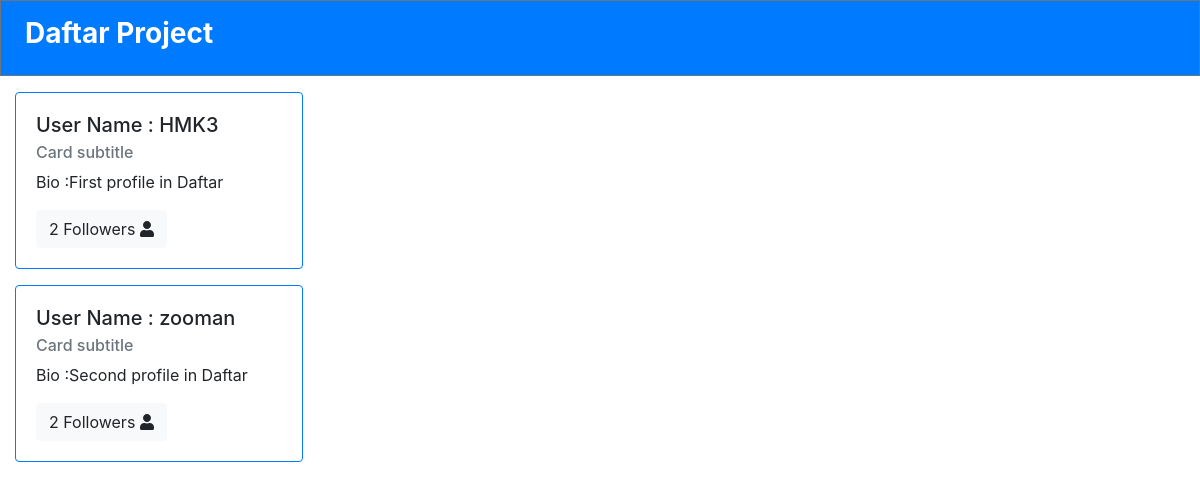
Screenshot of /following_page/8/ with the database file from the repository.
### Daftar/models.py (models this page shows)
class Profile(models.Model):
	owner = models.OneToOneField(User, on_delete=models.CASCADE)
	established = models.DateField(auto_now_add=True)
	bio = models.CharField(max_length=350)

### Daftar/views.py (the view)
# urls.py: path('following_page/<int:Profile_id>/', views.following_page, name='following_page'),
def following_page(request, Profile_id):
	following = following_list(request, Profile_id)
	context = {
		"following_pages": following,
	}
	return render(request, "following_page.html", context)

### Daftar/views.py (called while the page is built)
def following_list(request, Profile_id):
	following_list = []
	profile = Profile.objects.get(id=Profile_id)
	following = profile.owner.follow_set.all()
	for follow in following:
		following_list.append(follow.profile)
	return following_list

### Daftar/templates/following_page.html (shortened to what this page needs)
{% extends "base.html" %}
{% block content %}
<nav class="navbar navbar-expand-lg navbar-light bg-primary text-white border border-secondary">
	<div class="collapse navbar-collapse" id="navbarTogglerDemo03">
		<ul class="navbar-nav mr-auto mt-2 mt-lg-0">
		   <li class="nav-item active">
		     <a class="nav-link text-white mr-3" href="{% url 'profile_page' %}"> <h3><strong>Daftar Project</strong></h3> <span class="sr-only">(current)</span></a>
		   </li>
		</ul>
	</div>
</nav>
     <div class="col-md-3 col-xl-3 mt-3">
		{% for follower_page in following_pages %}
			<div class="card mt-3 border border-primary" style="width: 18rem;">
			  <div class="card-body">
			    <h5 class="card-title">User Name : {{follower_page.owner}}</h5>
			    <h6 class="card-subtitle mb-2 text-muted">Card subtitle</h6>
			    <p class="card-text">Bio :{{follower_page.bio}}</p>
			    <button class="btn btn-light" onclick="Follow({{follower_page.id}})">
			    	<span id="follow-count-{{follower_page.id}}">{{follower_page.follow_set.count}} </span><span> Followers</span>
					<i id="follow-color-{{follower_page.id}}" class="fas fa-user {% if follower_page in follow_list %} text-primary {% endif %}"></i>
				</button><br>
			  </div>
			</div>
		{% endfor %}
	</div>
{% endblock content %}

### rows the page displays
Profile: owner "HMK3", bio "First profile in Daftar", follow_set.count "2"
Profile: owner "zooman", bio "Second profile in Daftar", follow_set.count "2"
